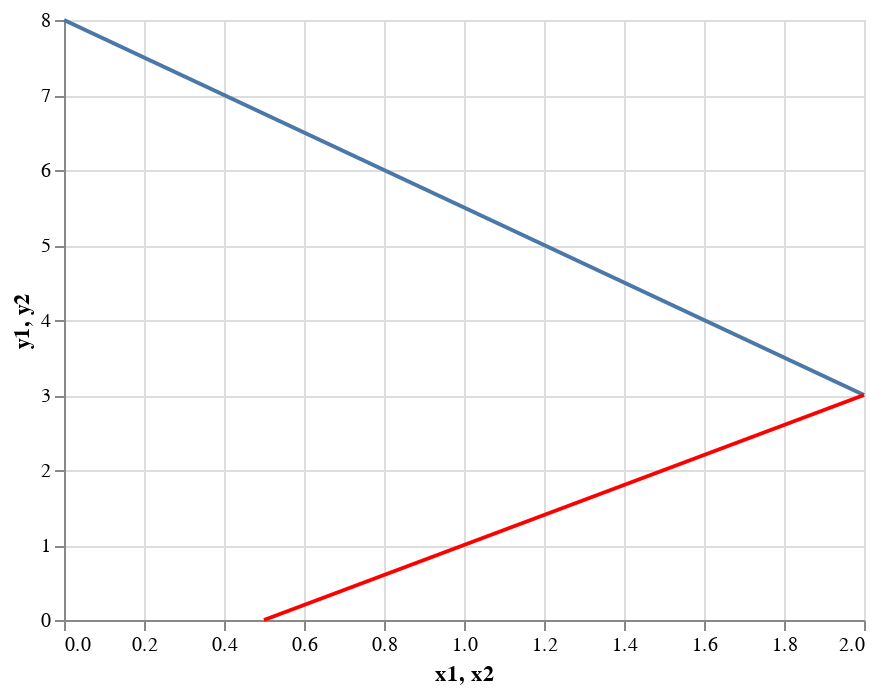

This figure's notebook cell:
### Markdown cell above
## Systems of linear equations

### Code cell
df = pd.DataFrame({"x1": [0, 2], "y1":[8, 3], "x2": [0.5, 2], "y2": [0, 3]})
equation1 = alt.Chart(df).mark_line().encode(x="x1", y="y1")
equation2 = alt.Chart(df).mark_line(color="red").encode(x="x2", y="y2")
equation1 + equation2

### Figure 1 — Vega-Lite specification as saved in the notebook (floating-point values rounded to 4 significant figures)
{"config": {"view": {"continuousWidth": 400, "continuousHeight": 300}}, "layer": [{"mark": "line", "encoding": {"x": {"field": "x1", "type": "quantitative"}, "y": {"field": "y1", "type": "quantitative"}}}, {"mark": {"type": "line", "color": "red"}, "encoding": {"x": {"field": "x2", "type": "quantitative"}, "y": {"field": "y2", "type": "quantitative"}}}], "data": {"name": "data-57ffab6a26a928c2ff17e40b29b8a272"}, "$schema": "https://vega.github.io/schema/vega-lite/v4.17.0.json", "datasets": {"data-57ffab6a26a928c2ff17e40b29b8a272": [{"x1": 0, "y1": 8, "x2": 0.5, "y2": 0}, {"x1": 2, "y1": 3, "x2": 2.0, "y2": 3}]}}
